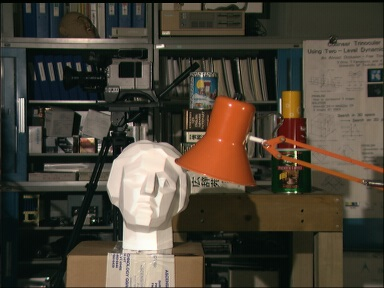
//> input picture StereoScopicTest/tsuL.jpg, 384 x 288 px, given in place of the camera
$ ./WebcamGrab   (built with g++ and OpenCV 4)
//> lines starting //> are read from the running program, lines starting //| are printed output that depends on the picture; after the words box and inside, x2 and y2 are one past the last pixel; in counts of white or black regions, pixels touching at a corner belong together
### WebcamGrab/WebcamGrab/stdafx.h
// stdafx.h : include file for standard system include files,
// or project specific include files that are used frequently, but
// are changed infrequently
//

#pragma once

#include "targetver.h"

#include <stdio.h>
#include <tchar.h>


// TODO: reference additional headers your program requires here

### WebcamGrab/WebcamGrab/WebcamGrab.cpp
// WebcamGrab.cpp : Defines the entry point for the console application.
//


#include "stdafx.h"

#include <iostream>
#include "opencv2/highgui/highgui.hpp"
#include "opencv2/imgproc/imgproc.hpp"

using namespace cv;
using namespace std;

int main(int argc, char** argv)
{
	VideoCapture cap(1); //capture the video from web cam

	if (!cap.isOpened())  // if not success, exit program
	{
		cout << "Cannot open the web cam" << endl;
		return -1;
	}

	//changed it to cvNamedWindow
	cvNamedWindow("Control", CV_WINDOW_AUTOSIZE); //create a window called "Control"

	int iLowH = 0;
	int iHighH = 179;

	int iLowS = 0;
	int iHighS = 255;

	int iLowV = 0;
	int iHighV = 255;

	//Create trackbars in "Control" window, Settings set to detect a hue of RED
	cvCreateTrackbar("LowH", "Control", &iLowH, 179); //Hue (0 - 179)
//> slider 'LowH' is set to 35
	cvCreateTrackbar("HighH", "Control", &iHighH, 179);

	cvCreateTrackbar("LowS", "Control", &iLowS, 255); //Saturation (0 - 255)
//> slider 'LowS' is set to 51
	cvCreateTrackbar("HighS", "Control", &iHighS, 255);

	cvCreateTrackbar("LowV", "Control", &iLowV, 255);//Value (0 - 255)
//> slider 'LowV' is set to 51
	cvCreateTrackbar("HighV", "Control", &iHighV, 255);

	int i = 0;
	while (true)
	{
		Mat imgOriginal;

		bool bSuccess = cap.read(imgOriginal); // read a new frame from video
//> imgOriginal is the input picture: 288 rows x 384 cols, CV_8UC3; mean B, G, R 55.5, 67.9, 75.3

		if (!bSuccess) //if not success, break loop
		{
			cout << "Cannot read a frame from video stream" << endl;
			break;
		}

		Mat imgHSV;

		cvtColor(imgOriginal, imgHSV, COLOR_BGR2HSV); //Convert the captured frame from BGR to HSV
//> imgHSV: 288 rows x 384 cols, CV_8UC3; mean H, S, V 39.3, 92.5, 78.8

		Mat imgThresholded;

		inRange(imgHSV, Scalar(iLowH, iLowS, iLowV), Scalar(iHighH, iHighS, iHighV), imgThresholded); //Threshold the image
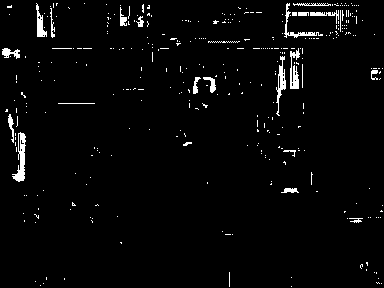
//> imgThresholded: 288 rows x 384 cols, CV_8UC1; 2.8% white; 353 white regions (327 under 20 px), largest, box (x1, y1, x2, y2) and area: (12, 132, 26, 182) 319, (290, 48, 300, 89) 227, (276, 56, 286, 116) 225

		//morphological opening (removes small objects from the foreground)
		erode(imgThresholded, imgThresholded, getStructuringElement(MORPH_ELLIPSE, Size(5, 5)));
		dilate(imgThresholded, imgThresholded, getStructuringElement(MORPH_ELLIPSE, Size(5, 5)));

		//morphological closing (removes small holes from the foreground)
		dilate(imgThresholded, imgThresholded, getStructuringElement(MORPH_ELLIPSE, Size(5, 5)));
		erode(imgThresholded, imgThresholded, getStructuringElement(MORPH_ELLIPSE, Size(5, 5)));
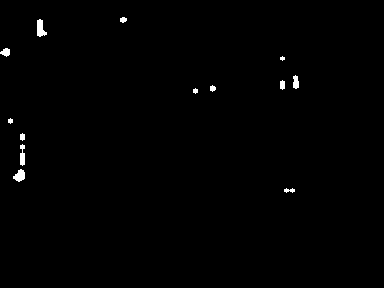
//> imgThresholded: 288 rows x 384 cols, CV_8UC1; 0.6% white; 13 white regions (1 under 20 px), largest, box (x1, y1, x2, y2) and area: (37, 19, 47, 37) 116, (13, 169, 25, 182) 102, (20, 144, 25, 166) 86

		//made an IplImage
		IplImage imgT(imgThresholded);
		IplImage imgO(imgOriginal);

		//imshow("Thresholded Image", imgThresholded); //show the thresholded image
		//imshow("Original", imgOriginal); //show the original image

		//use cvShowImage instead of imshow
		cvShowImage("Thresholded Image", &imgT);
		cvShowImage("Original", &imgO);

		if (waitKey(30) == 27) //wait for 'esc' key press for 30ms. If 'esc' key is pressed, break loop
//> the Esc key is pressed
		{
			cout << "esc key is pressed by user" << endl;
			break;
		}
		i++;
	}

	return 0;
}
